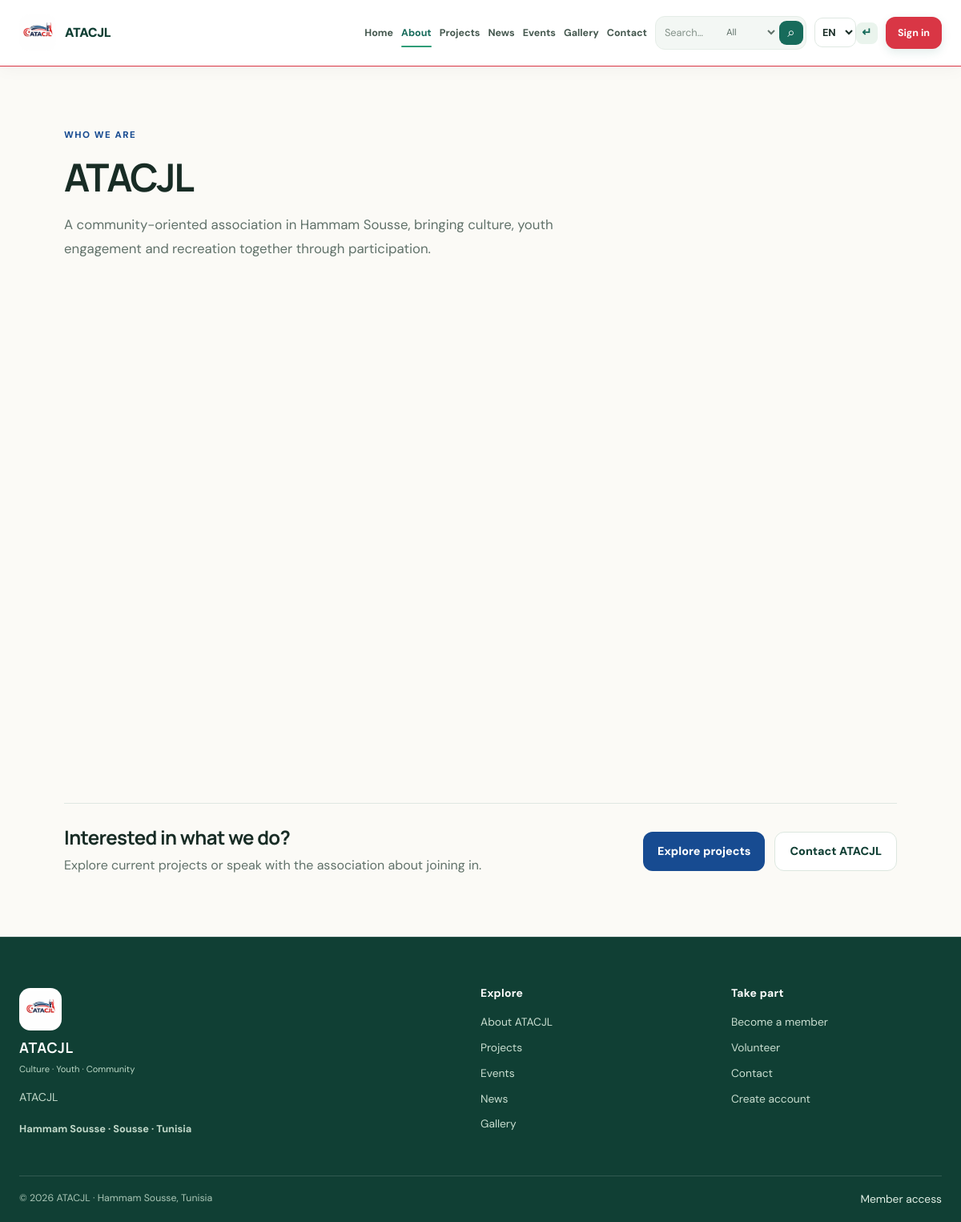
Page /about.php on the committed database.
### tables this page shows
CREATE TABLE site_settings (
 setting_key VARCHAR(100) PRIMARY KEY, setting_value LONGTEXT NOT NULL, updated_at DATETIME NOT NULL DEFAULT CURRENT_TIMESTAMP ON UPDATE CURRENT_TIMESTAMP
);

### includes/db.php (called while the page is built, shortened)
<?php
function db(): PDO { static $pdo=null; if($pdo)return $pdo; $dsn='mysql:host='.envv('DB_HOST','127.0.0.1').';port='.envv('DB_PORT','3306').';dbname='.envv('DB_NAME','atacjl_db').';charset=utf8mb4'; $pdo=new PDO($dsn,envv('DB_USER','root'),envv('DB_PASS',''),[PDO::ATTR_ERRMODE=>PDO::ERRMODE_EXCEPTION,PDO::ATTR_DEFAULT_FETCH_MODE=>PDO::FETCH_ASSOC,PDO::ATTR_EMULATE_PREPARES=>false]); return $pdo; }

### includes/functions.php (called while the page is built, shortened)
<?php
function setting(string $key,string $default=''):string{static $cache=[];if(array_key_exists($key,$cache))return $cache[$key];$s=db()->prepare('SELECT setting_value FROM site_settings WHERE setting_key=?');$s->execute([$key]);$value=$s->fetchColumn();return $cache[$key]=$value===false?$default:(string)$value;}

### includes/security.php (called while the page is built, shortened)
<?php
function e(?string $v):string{return htmlspecialchars((string)($v??''),ENT_QUOTES|ENT_SUBSTITUTE,'UTF-8');}

### about.php (the view, shortened to what this page needs)
<?php
require_once __DIR__.'/includes/functions.php';
$history=setting('about_history','ATACJL brings people together through cultural animation, youth engagement and recreational activities in Hammam Sousse. Its story is shaped by the people, partnerships and initiatives built over time.');
$mission=setting('about_mission','Build inclusive cultural, youth and recreational opportunities with the community.');
$values=setting('about_values','Culture, youth development, participation, inclusion and recreation.');
require __DIR__.'/includes/header.php';
?>
<section class="section"><div class="container about-page-container"><div class="about-intro"><p class="eyebrow"><?=e(setting('about_eyebrow','WHO WE ARE'))?></p><h1 class="section-title"><?=e(setting('site_full_name',APP_NAME))?></h1><p class="copy"><?=e(setting('about_intro','A community-oriented association in Hammam Sousse, bringing culture, youth engagement and recreation together through participation.'))?></p></div><div class="about-highlight"><span class="about-highlight-mark">A</span><div><p class="eyebrow"><?=e(setting('about_purpose_eyebrow','OUR PURPOSE'))?></p><h2><?=e(setting('about_purpose_title','Creating space for people, ideas and shared experiences.'))?></h2><p><?=e(setting('about_purpose_text','ATACJL is a place to connect, contribute and take part in activities that strengthen community life.'))?></p></div></div><div class="grid-3 about-principles"><article class="feature"><span class="principle-number">01</span><h2><?=e(setting('about_story_title','Our story'))?></h2><p><?=nl2br(e($history))?></p></article><article class="feature"><span class="principle-number">02</span><h2><?=e(setting('about_mission_title','Our mission'))?></h2><p><?=nl2br(e($mission))?></p></article><article class="feature"><span class="principle-number">03</span><h2><?=e(setting('about_values_title','Our values'))?></h2><p><?=nl2br(e($values))?></p></article></div><div class="about-cta"><div><h2><?=e(setting('about_cta_title','Interested in what we do?'))?></h2><p><?=e(setting('about_cta_text','Explore current projects or speak with the association about joining in.'))?></p></div><div class="actions"><a class="btn primary" href="projects.php"><?=e(setting('about_cta_projects_link','Explore projects'))?></a><a class="btn ghost" href="contact.php"><?=e(setting('about_cta_contact_link','Contact ATACJL'))?></a></div></div></div></section>
<?php require __DIR__.'/includes/footer.php'; ?>

### assets/css/style.css (style rules this page uses)
:root { --ink:#14264b;--muted:#596782;--forest:#174b91;--leaf:#2476bd;--coral:#d93645;--sand:#edf3fb;--cream:#f8faff;--line:rgba(20,38,75,.12);--white:#fff }
* { box-sizing:border-box }
html { scroll-behavior:smooth }
body { margin:0;background:var(--cream);color:var(--ink);font-family:Lato,Arial,sans-serif;line-height:1.6 }
h1,h2,h3,h4 { font-family:'Playfair Display',serif;line-height:1.05;margin:0 0 .7rem }
a { color:inherit;text-decoration:none }
.container { width:min(1180px,calc(100% - 40px));margin:auto }
.eyebrow { font-size:.75rem;font-weight:900;text-transform:uppercase;letter-spacing:.18em;color:var(--leaf) }
.actions { display:flex;gap:12px;flex-wrap:wrap;margin-top:28px }
.btn { display:inline-flex;align-items:center;justify-content:center;border:0;border-radius:999px;padding:12px 20px;font-weight:900;cursor:pointer;transition:.2s }
.primary { background:var(--forest);color:#fff }
.ghost { background:#fff;color:var(--ink) }
.section { padding:82px 0 }
.section-title { font-size:clamp(2.1rem,4vw,3.7rem) }
.copy { max-width:680px;color:var(--muted);font-size:1.05rem }
.grid-3 { display:grid;grid-template-columns:repeat(3,1fr);gap:22px }
:root { --ink:#182c25;--muted:#607169;--forest:#176b5b;--forest-dark:#103f34; --leaf:#2f9d78;--sage:#ddece1;--sage-soft:#f3f7f4;--coral:#d97a54; --sand:#f4efe4;--cream:#fbfaf6;--line:#dfe8e2;--white:#fff; --danger:#b9433d;--warning:#9b6a13;--success:#176b5b; --shadow-sm:0 2px 8px rgba(16,63,52,.045); --shadow-md:0 12px 32px rgba(16,63,52,.075); --shadow-lg:0 24px 60px rgba(16,63,52,.12); --radius-sm:10px;--radius-md:16px;--radius-lg:22px;--radius-xl:28px; --space-1:8px;--space-2:16px;--space-3:24px;--space-4:32px;--space-5:48px; }
html { scroll-padding-top:95px }
body { font-family:'DM Sans',Arial,sans-serif;color:var(--ink);background:var(--cream);line-height:1.65;-webkit-font-smoothing:antialiased;text-rendering:optimizeLegibility }
h1,h2,h3,h4 { font-family:'Manrope','DM Sans',sans-serif;line-height:1.15;letter-spacing:-.025em }
a { transition:color .18s ease,background-color .18s ease,border-color .18s ease,transform .18s ease }
.container { width:min(1200px,calc(100% - 48px)) }
.eyebrow { font-size:.72rem;letter-spacing:.13em;text-transform:uppercase;color:var(--forest);margin:0 0 16px;font-weight:800 }
.actions { gap:12px;margin-top:28px }
.btn { border-radius:12px;padding:12px 18px;font-size:.9rem;font-weight:800;letter-spacing:0;min-height:44px;box-shadow:none;transition:transform .18s ease,background .18s ease,box-shadow .18s ease }
.ghost { background:#fff;color:var(--forest-dark);border:1px solid #dce7df }
.section { padding:76px 0 }
.section-title { font-size:clamp(2rem,4vw,3.2rem);letter-spacing:-.045em;line-height:1.12 }
.copy { color:var(--muted);line-height:1.8 }
.grid-3 { gap:22px }
.about-page-container { max-width:1040px!important }
.about-intro { max-width:820px;margin-bottom:40px }
.about-intro .section-title { margin-bottom:16px }
.about-principles { margin-top:22px }
.about-cta { display:flex;align-items:center;justify-content:space-between;gap:20px;padding:28px 0 0;margin-top:36px;border-top:1px solid var(--line) }
.about-cta h2 { margin:0 0 8px }
.about-cta p { color:var(--muted);margin:0 }
.about-cta .actions { margin:0 }
:root { --brand-blue:#174b91;--brand-blue-deep:#102e66;--brand-sky:#4aa8e8;--brand-red:#d93645 }
.btn.primary { background:var(--brand-blue);border-color:var(--brand-blue) }
.eyebrow { color:var(--brand-blue) }

### rows in the picture
site_settings: setting_value "WHO WE ARE"
site_settings: setting_value "A community-oriented association in Hammam Sousse, bringing culture, youth engagement and recreation together through participation."
site_settings: setting_value "Interested in what we do?"
site_settings: setting_value "Explore current projects or speak with the association about joining in."
site_settings: setting_value "Explore projects"
site_settings: setting_value "Contact ATACJL"

### other values in the picture
APP_NAME "ATACJL"
$t('home') "Home"
$t('about') "About"
$t('projects') "Projects"
$t('news') "News"
$t('events') "Events"
$t('gallery') "Gallery"
$t('contact') "Contact"
$t('signin') "Sign in"
setting('site_full_name',APP_NAME) "ATACJL"
setting('site_tagline','Culture · Youth · Community') "Culture · Youth · Community"
setting('footer_location','Hammam Sousse · Sousse · Tunisia') "Hammam Sousse · Sousse · Tunisia"
setting('footer_explore_title','Explore') "Explore"
setting('footer_about_link','About ATACJL') "About ATACJL"
setting('footer_projects_link','Projects') "Projects"
